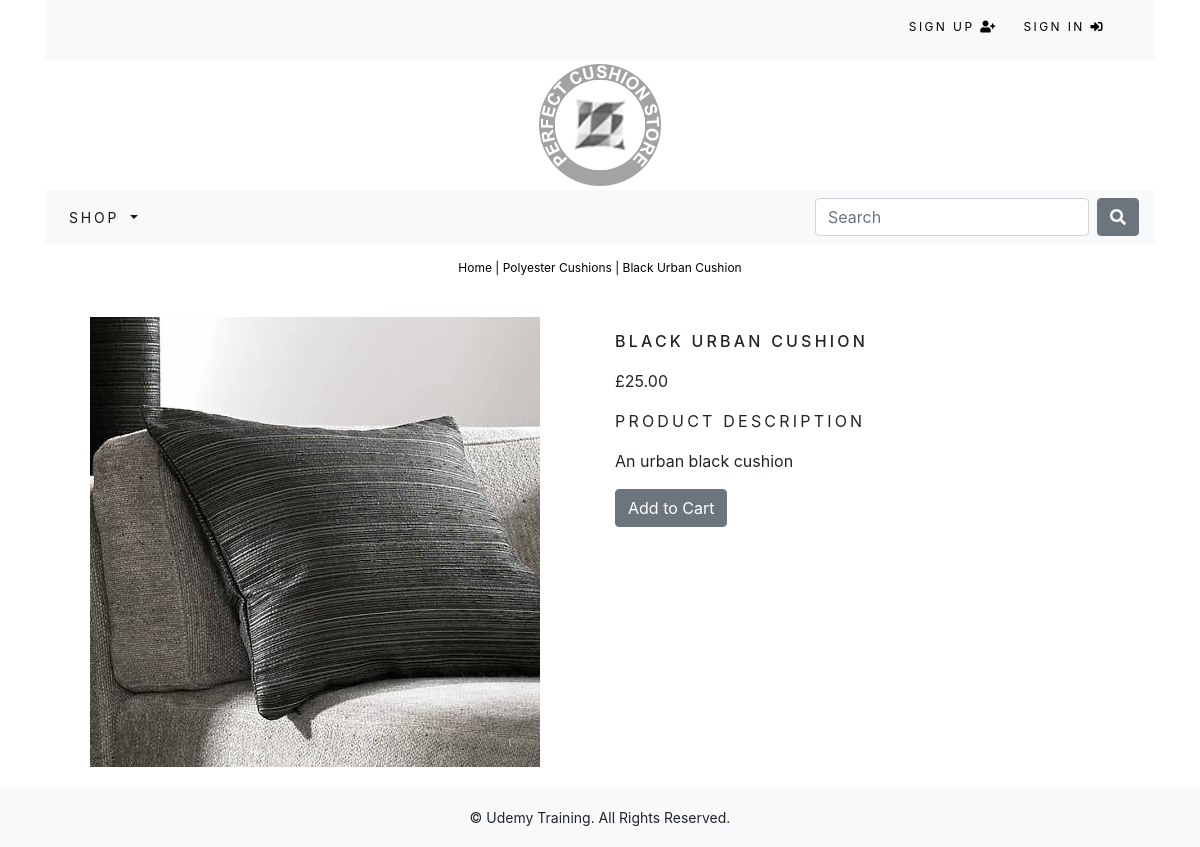
Screenshot of /shop/polyester-cushions/black-urban-cushion with the database file from the repository.
### shop/models.py (models this page shows, shortened)
class Product(models.Model):
    name = models.CharField(max_length=250, unique=True)
    slug = models.SlugField(max_length=250, unique=True)
    description = models.TextField(blank=True)
    category = models.ForeignKey(Category, on_delete=models.CASCADE)
    price = models.DecimalField(max_digits=10, decimal_places=2)
    image = models.ImageField(upload_to='product', blank=True)
    stock = models.IntegerField()
    available = models.BooleanField(default=True)
    created = models.DateTimeField(auto_now_add=True)
    updated = models.DateTimeField(auto_now=True)
    class Meta:
        ordering = ('name',)
        verbose_name = 'Product'
        verbose_name_plural = 'Products'

class Category(models.Model):
    name = models.CharField(max_length=250, unique=True)
    slug = models.SlugField(max_length=250, unique=True)
    description = models.TextField(blank=True)
    image = models.ImageField(upload_to='category', blank=True)
    class Meta:
        ordering = ('name',)
        verbose_name = 'Category'
        verbose_name_plural = 'Categories'
    def get_url(self):
        return reverse('shop:products_by_category', args=[self.slug])
    def __str__(self):
        return f'{self.name}'

### shop/views.py (the view)
# urls.py: path('<slug:c_slug>/<slug:p_slug>', views.productDetails, name='product_detail')
def productDetails(request, c_slug, p_slug):
    try:
        product = Product.objects.get(category__slug=c_slug, slug=p_slug)
    except Exception as e:
        raise e
    return render(request, 'shop/product.html', {'product':product})

### cart/context_processor.py (called while the page is built)
def counter(request):
    item_count = 0
    if 'admin' in request.path:
        return {}
    else:
        try:
            cart = Cart.objects.filter(cart_id=_cart_id(request))
            cart_items = CartItem.objects.all().filter(cart=cart[:1])
            for cart_item in cart_items:
                item_count += cart_item.quantity
        except Cart.DoesNotExist:
            item_count = 0
        return dict(item_count = item_count)

### cart/views.py (called while the page is built)
def _cart_id(request):
    cart = request.session.session_key
    if not cart:
        cart=request.session.create()
    return cart

### shop/context_processor.py (called while the page is built)
def menu_links(request):
    links = Category.objects.all()
    return dict(links=links)

### shop/templates/shop/product.html (shortened to what this page needs)
{% extends "base.html" %}
{% load staticfiles %}
{% block content %}
	<div class="row my_prod_row_class">
		<div class="mx-auto">
			<p><a href="{% url 'shop:allProducts' %}">Home</a> | <a href="{{ product.category.get_url }}">{{product.category}}</a> | {{product.name}}</p>
		</div>
		<div class="container">
			<br>
			<div class="row">
				<div class="col-12 col-sm-12 col-md-12 col-lg-6 text-center">
					<div style="min-width: 18rem;">
						<img src="{{product.image.url}}" alt="{{product.name}}">
					</div>
				</div>
				<div class="col-12 col-sm-12 col-md-12 col-lg-6">
					<div>
						<h1 class="my_prod_title">{{product.name}}</h1>
						<p>£{{product.price}}</p>
						<p class="my_title">Product Description</p>
						<p class="text-justify my_prod_text">{{product.description}}</p>
						{% if product.stock <= 0%}
							<p class="text-justify my_prod_text"><b>Out of Stock</b></p>
						{% else %}
							<a class="btn btn-secondary" href="{% url 'cart:add_cart_item' product.id %}">Add to Cart</a>
						{% endif %}
					</div>
				</div>
			</div>
		</div>
	</div>
{% endblock %}

### shop/static/css/custom.css (style rules this page uses)
body { font-family: 'Roboto', sans-serif; }
.my_title { font-size: 16px; text-transform: uppercase; letter-spacing: .2em; }
.my_prod_row_class { padding-top: 15px; padding-bottom: 20px; }
.my_prod_row_class .mx-auto p { color: #000; font-size: 12px; }
.my_prod_row_class .mx-auto p a { color: #000; font-size: 12px; text-decoration: none; }
.my_prod_title { font-size: 16px; text-transform: uppercase; letter-spacing: .2em; padding-top: 15px; padding-bottom: 10px; }
.my_prod_text { padding-right: 20px; }

### rows the page displays
Product: category "Polyester Cushions", name "Black Urban Cushion", image (picture), name "BLACK URBAN CUSHION", price "25.00", description "An urban black cushion"
